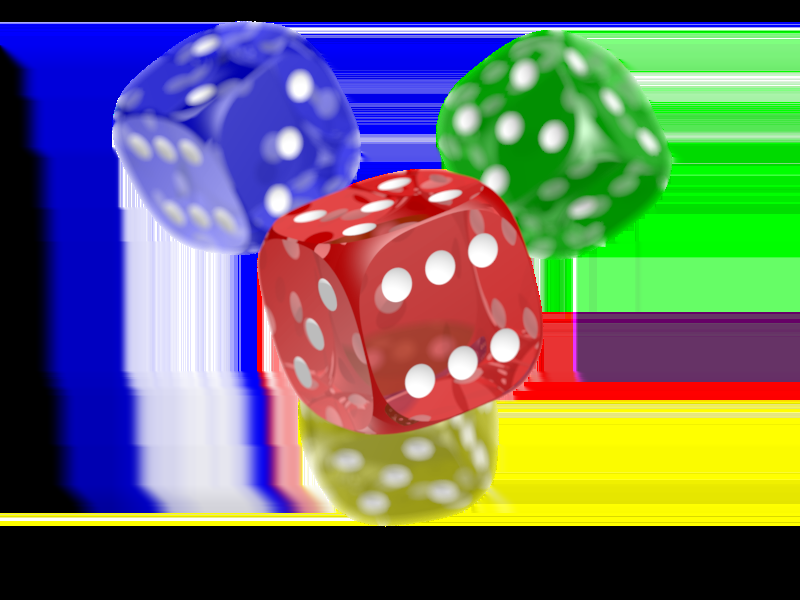
%> input picture PNG_transparency_demonstration_1.png, 800 x 600 px
$ octave basic_ops.m   (GNU Octave 9; MATLAB toolbox functions it lacks are replaced by stand-ins)
%> lines starting %> are read from the running program, lines starting %| are printed output that depends on the picture; in (x1, y1, x2, y2) boxes, pixels count from 0 and x2, y2 are one past the last pixel; in counts of white or black regions, pixels touching at a corner belong together; the program's own positions count from 1
%Fundamental Oeporation for Image Processing in MATLAB
%Date: 14/01/2026
clc;
clear all;
close all;
%Basic Operations that clear the command window and closes the figure
%window
B= randi([0,255],8,8);
display(B);
%to create a 8*8 matrix with random numbers ranging between 0 and 255
I=imread("https://upload.wikimedia.org/wikipedia/commons/4/47/PNG_transparency_demonstration_1.png");
%> I is the input picture: size 600x800x3 uint8; mean R, G, B 103.9, 109, 100.8
figure
imshow(I);
%Uploading the basic input image
figure %for opening seperate window for each image
Ig=rgb2gray(I); %keyword to convert image to grayscale
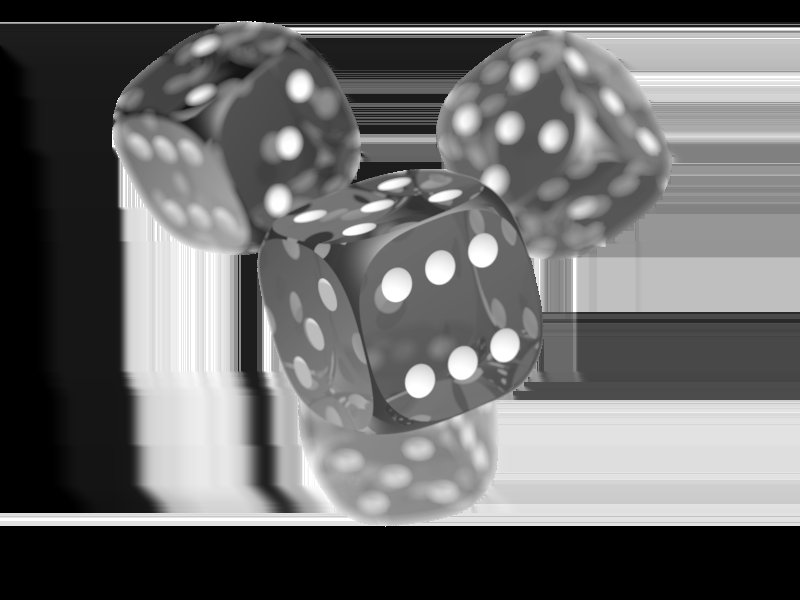
%> Ig: size 600x800 uint8; min 0, max 255, mean 106.5
imshow(Ig);
%grayscale image shown
I_red=imread("https://upload.wikimedia.org/wikipedia/commons/4/47/PNG_transparency_demonstration_1.png");
I_red(:,:,2)=0; %making the pixels of green channel zero
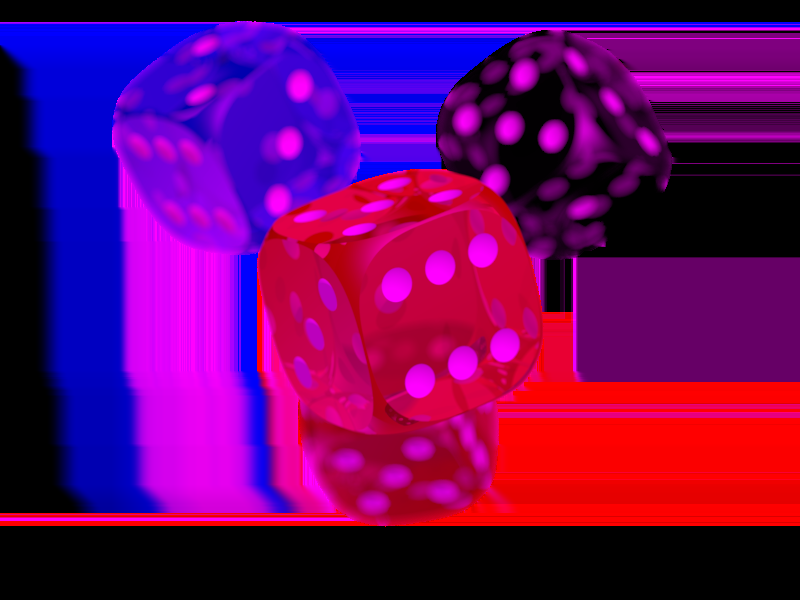
%> I_red: size 600x800x3 uint8; mean R, G, B 103.9, 0, 100.8
I_red(:,:,3)=0; %making the pixels of blue channel zero
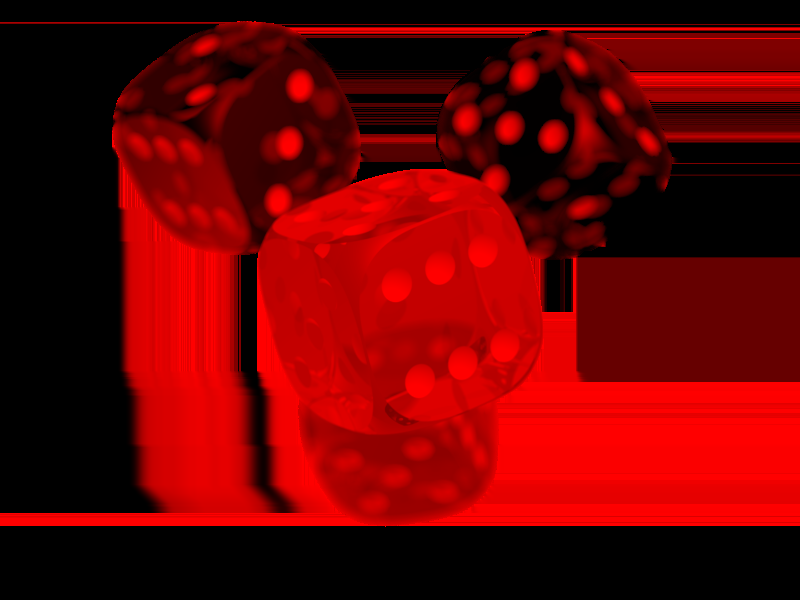
%> I_red: size 600x800x3 uint8; mean R, G, B 103.9, 0, 0
figure
imshow(I_red);
%the image is converted to red channel only
%to make it blue or green set the other two respective colour pixels to
%zero
Ib=Ig>100;
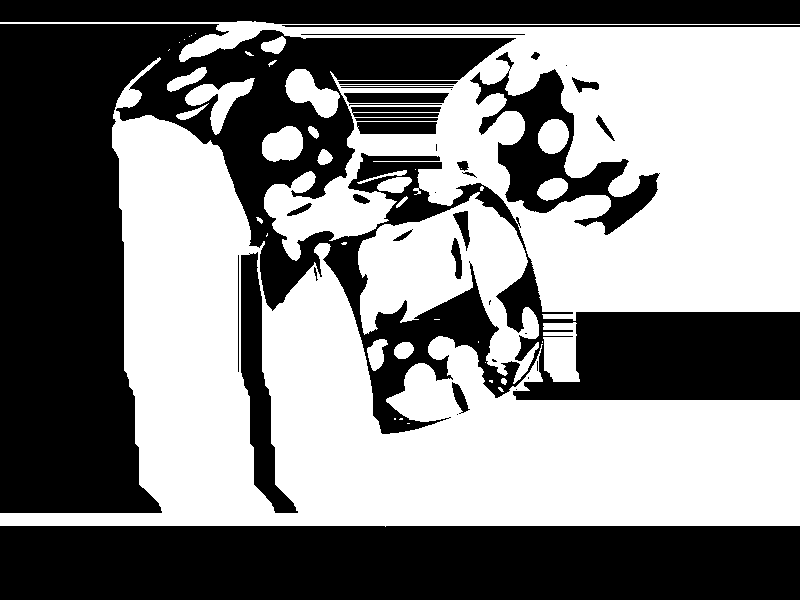
%> Ib: size 600x800 logical; 51.8% white; 39 black regions (11 under 20 px), largest, box (x1, y1, x2, y2) and area: (0, 24, 800, 513) 132020, (0, 526, 800, 600) 59199, (0, 0, 800, 24) 18643
figure
imshow(Ib);
%the above logical expression sets the value of pixels above 100 to 1 and
%below that to 0 to convert the image to black and white
